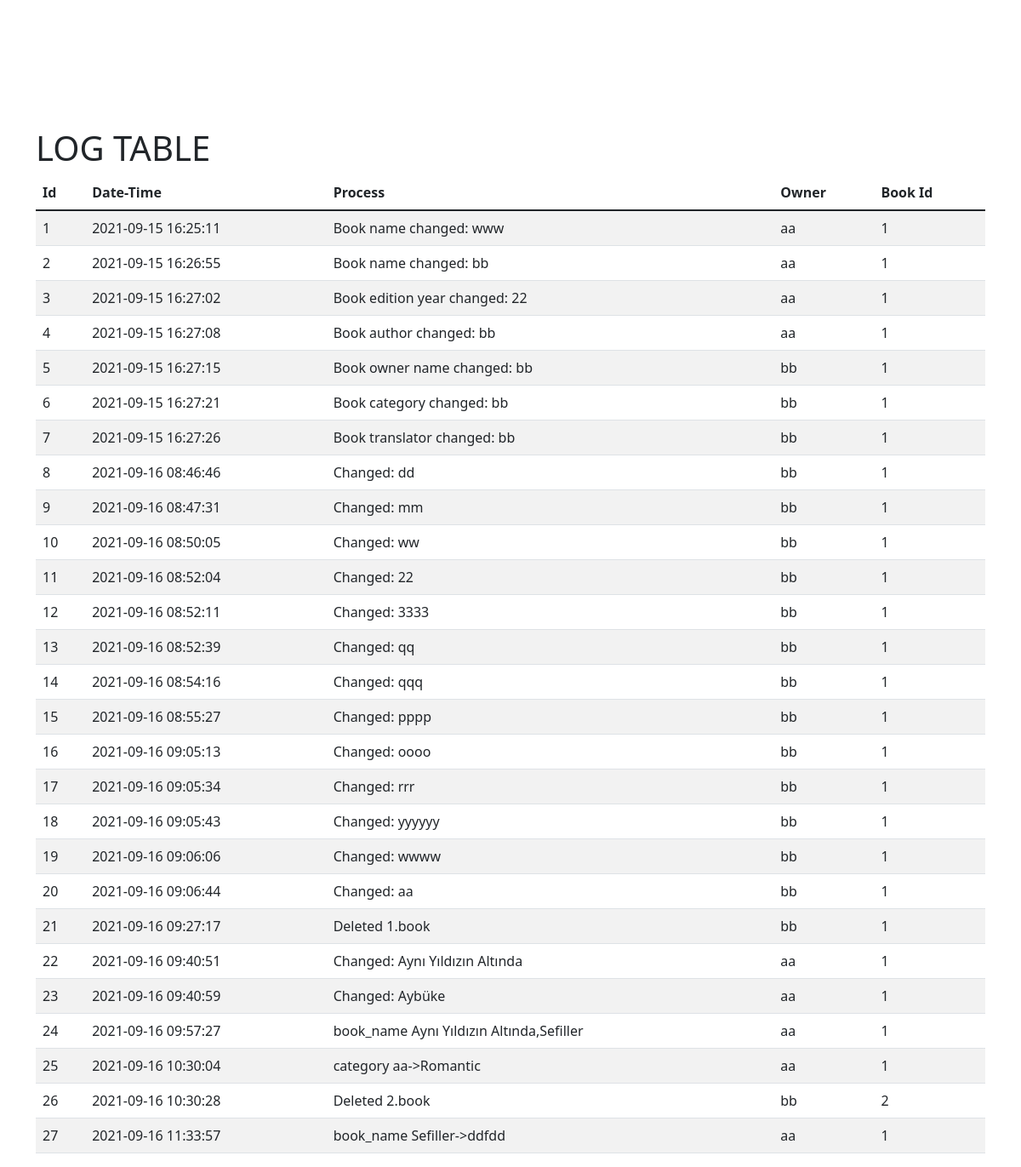
Page /log on the earlier database version.
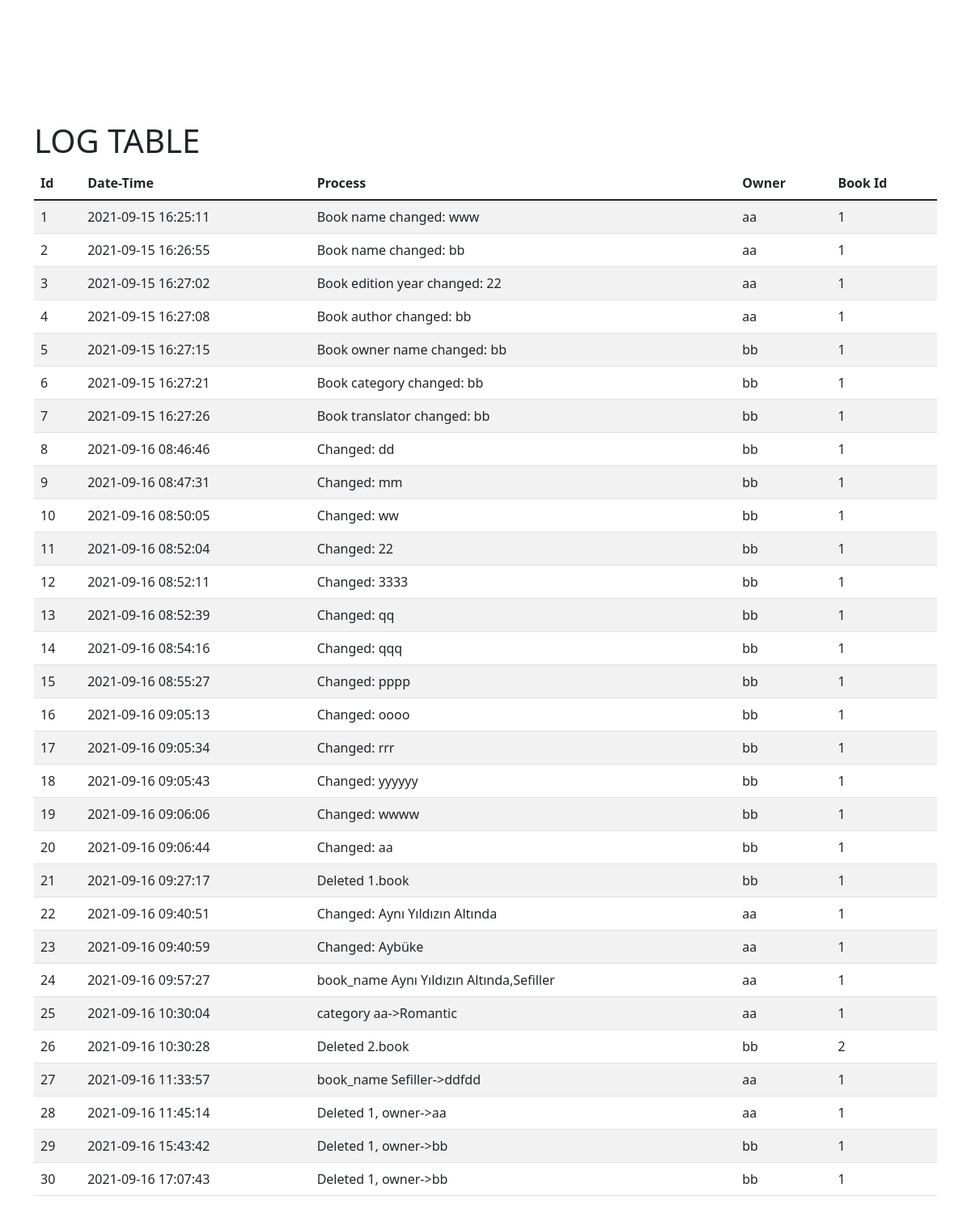
Same page on the later database version.
### tables.py (models this page shows, shortened)
class LoginfoTable(db.Model):
    __tablename__ = "logTable"
    book_id_log   = db.Column(db.Integer, primary_key=True)
    date_time     = db.Column(db.String)
    process       = db.Column(db.String)
    owner         = db.Column(db.String)
    library_id    = db.Column(db.Integer, db.ForeignKey('libraryTable.book_id'))

### app.py (the view)
@app.route("/log")
def log():
    log = db.session.query(LoginfoTable).all()
    return render_template("log.html", logs=log)

### templates/log.html (shortened to what this page needs)
<!DOCTYPE html>
<html lang="en">
<head>
    <link href="https://cdn.jsdelivr.net/npm/bootstrap@5.1.1/dist/css/bootstrap.min.css" rel="stylesheet">
    <h1>LOG TABLE</h1>
</head>
<body style="margin-Top:150px;" class="container">
    <table class="table table-striped table-hover">
        <thead>
          <tr>
            <th>Id</th>
            <th>Date-Time</th>
            <th>Process</th>
            <th>Owner</th>
            <th>Book Id</th>
        </thead>
        <tbody>
          {% for log in logs %}
          <tr>
            <td>{{ log.book_id_log }}</td>
            <td>{{ log.date_time }}</td>
            <td>{{ log.process }}</td>
            <td>{{ log.owner }}</td>
            <td>{{ log.library_id }}</td>
          </tr>
          {% endfor %}
        </tbody>
      </table>
</body>
</html>

Differences in the rows shown:
added LoginfoTable: book_id_log "28", date_time "2021-09-16 11:45:14", process "Deleted 1, owner->aa", owner "aa", library_id "1"
added LoginfoTable: book_id_log "29", date_time "2021-09-16 15:43:42", process "Deleted 1, owner->bb", owner "bb", library_id "1"
added LoginfoTable: book_id_log "30", date_time "2021-09-16 17:07:43", process "Deleted 1, owner->bb", owner "bb", library_id "1"
